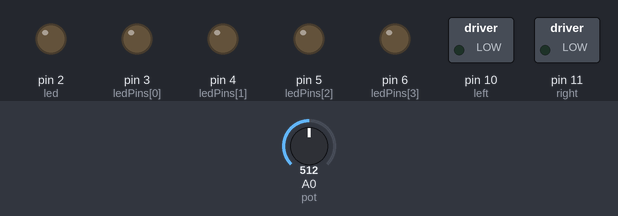
Simulated run of this sketch. Board: Arduino Uno, built with avr-gcc and run on an emulated ATmega328P. On the bench: switched loads named in the sketch (green lamp = pin HIGH), output pins drawn as LEDs (lit = HIGH). The test bench sets the inputs (shaded band); at power-on: A0 (pot) = 512.

Above: at 1.2 s.
1.3 s: A0 (pot) set to 716
At 2.5 s:
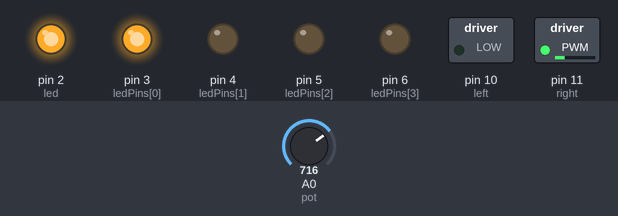
2.8 s: A0 (pot) set to 900
At 3.9 s:
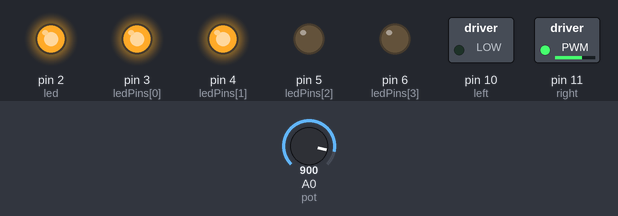
4.3 s: A0 (pot) set to 1023
At 5.3 s:
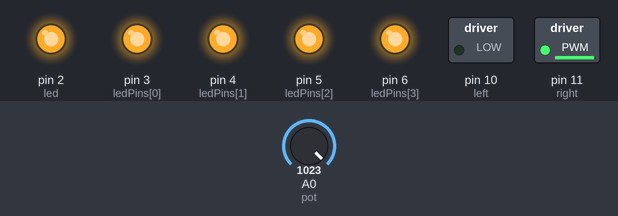
5.8 s: A0 (pot) set to 511
At 6.7 s:
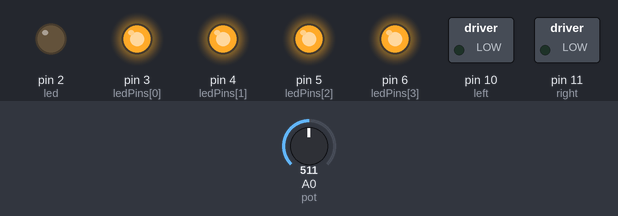
7.3 s: A0 (pot) set to 306
At 8.2 s:
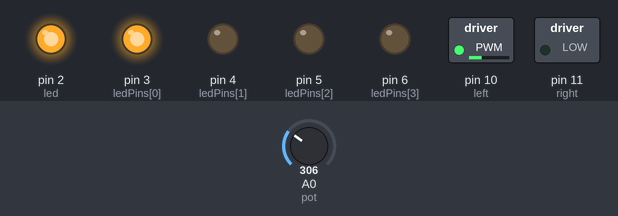
Timing chart, 0 to 9.8 s (numbered marks = the images above; inputs shaded):
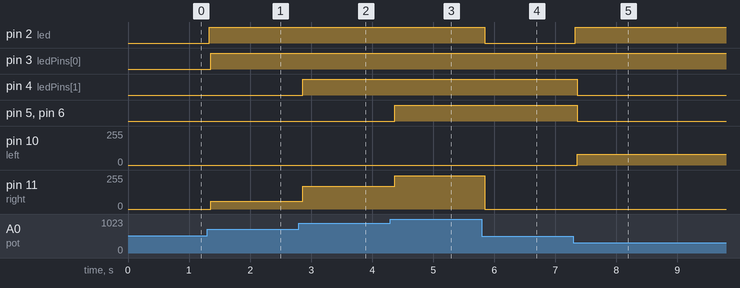

Measured:
- after the input at 1.3 s, pin 2 (led): LOW → HIGH at once; pin 3 (ledPins[0]): LOW → HIGH after 0.06 s; pin 11 (right): 0/255 → 60/255 after 0.06 s
- after the input at 2.8 s, pin 4 (ledPins[1]): LOW → HIGH after 0.07 s; pin 11 (right): 60/255 → 170/255 after 0.07 s
- after the input at 4.3 s, pin 5 (ledPins[2]), pin 6 (ledPins[3]): LOW → HIGH after 0.07 s; pin 11 (right): 170/255 → 250/255 after 0.07 s
- after the input at 5.8 s, pin 2 (led): HIGH → LOW after 0.05 s; pin 11 (right): 250/255 → 0/255 after 0.05 s
- after the input at 7.3 s, pin 2 (led): LOW → HIGH at once; pin 4 (ledPins[1]), pin 5 (ledPins[2]), pin 6 (ledPins[3]): HIGH → LOW after 0.06 s; pin 10 (left): 0/255 → 80/255 after 0.06 s

The sketch:

Motor_Frenzy.ino
```cpp
/*
DO NOT TURN LEFT AND RIGHT ON AT THE SAME TIME OR YOU WILL BURN ALL
THE TRANSISTORS.

With this code from half the pot values you control the right direction power
and the other half the left direction power of a motor.
*/

int pot = 0; // Potentiometer port
int left = 10; // Left signal output
int right = 11; // Right signal output
int led = 2;

// Serial debug flag
boolean debug = false;

const int ledCount = 4;    // the number of LEDs in the bar graph
int ledPins[] = { 3,4,5,6 };   // an array of pin numbers to which LEDs are attached

void setup() {
  pinMode(right,OUTPUT);
  pinMode(left,OUTPUT);
  pinMode(led,OUTPUT);
  // loop over the pin array and set them all to output:
  for (int thisLed = 0; thisLed < ledCount; thisLed++) {
    pinMode(ledPins[thisLed], OUTPUT);
  }

  if(debug) {
    Serial.begin(9600);
  }
}

void barPrint(int level) {
  // loop over the LED array:
  for (int thisLed = 0; thisLed < ledCount; thisLed++) {
    // if the array element's index is less than ledLevel,
    // turn the pin for this element on:
    if (thisLed < level) {
      digitalWrite(ledPins[thisLed], HIGH);
    }
    // turn off all pins higher than the ledLevel:
    else {
      digitalWrite(ledPins[thisLed], LOW);
    }
  }
}

void loop() {
  int potVal = analogRead(pot);
  int ledLevel = 0;

  // Easy to work resolution
  int outputValue = map(potVal, 0, 1023, 0, 60);

  // Going left
  if ( outputValue < 25 ) {
    outputValue = (outputValue -25) * -1;
    digitalWrite(led, HIGH);
    analogWrite(right, 0);
    delay(30); // Transistor safety. DO NOT REMOVE
    ledLevel = map(outputValue, 0, 25, 0, ledCount);
    barPrint(ledLevel);
    analogWrite(left, outputValue*10);
  }
  // Going right
  else if ( outputValue > 35 ) {
    digitalWrite(led, HIGH);
    outputValue = outputValue - 35;
    analogWrite(left, 0);
    delay(30); // Transistor safety. DO NOT REMOVE
    ledLevel = map(outputValue, 0, 24, 0, ledCount);
    barPrint(ledLevel);
    analogWrite(right, outputValue*10);
  }
  // Stopped
  else {
    digitalWrite(led, LOW);
    analogWrite(left, 0);
    analogWrite(right, 0);
  }

  if(debug) {
    Serial.print("{\"outputValue\":\"");
    Serial.print(outputValue);
    Serial.print("\",\"potValue\":\"");
    Serial.print(potVal);
    Serial.print("\",\"ledLevel\":\"");
    Serial.print(ledLevel);
    Serial.println("\"}");
  }

  delay(30);
}
```
